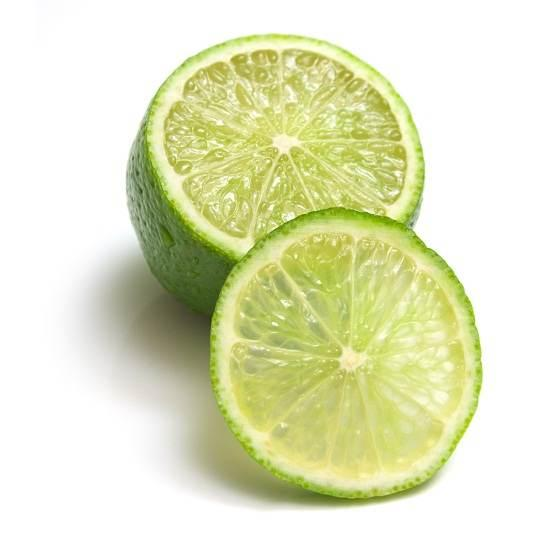
#> input picture images/limon.png, 550 x 550 px
$ python 'Finding and Drawing Contours.py'
#> lines starting #> are read from the running program, lines starting #| are printed output that depends on the picture; after the words box and inside, x2 and y2 are one past the last pixel; in counts of white or black regions, pixels touching at a corner belong together
import cv2

img = cv2.imread('images/limon.png')
#> img is the input picture: shape (550, 550, 3); mean B, G, R 194.4, 229.8, 226.4


gray_img = cv2.cvtColor(img, cv2.COLOR_BGR2GRAY)
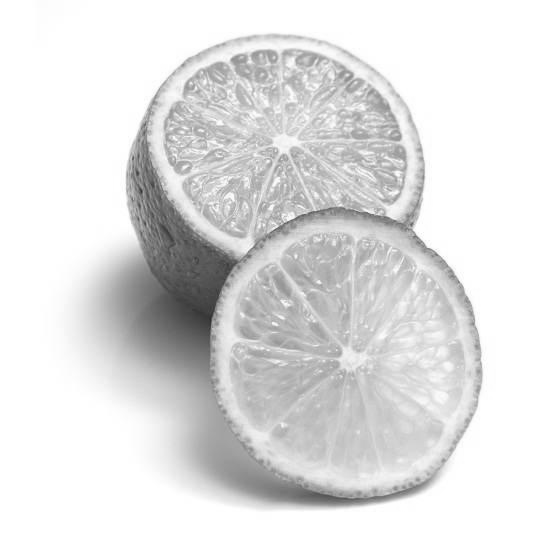
#> gray_img: shape (550, 550); min 47, max 255, mean 224.7

blurred_img = cv2.GaussianBlur(gray_img, (3, 3), 0)
ret, binary_image = cv2.threshold(blurred_img, 180, 255, cv2.THRESH_BINARY_INV)
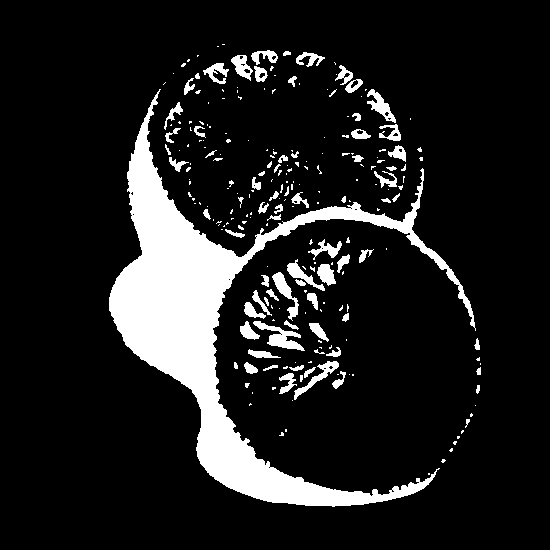
#> binary_image: shape (550, 550); 12.4% white; 239 white regions (161 under 20 px)

contours, hierarchy = cv2.findContours(binary_image, cv2.RETR_EXTERNAL, cv2.CHAIN_APPROX_SIMPLE)
#> contours = 239 contours, 180 with area under 20; largest, box (x1, y1, x2, y2) and area: (109, 89, 476, 507) 27082, (253, 321, 305, 351) 482, (272, 272, 299, 321) 348, (367, 89, 396, 123) 330, (294, 361, 339, 400) 322

print(f"تم العثور على {len(contours)} محيط.")
#| تم العثور على 239 محيط.

img_with_contours = img.copy()

cv2.drawContours(img_with_contours, contours, -1, (0, 255, 0), 3)
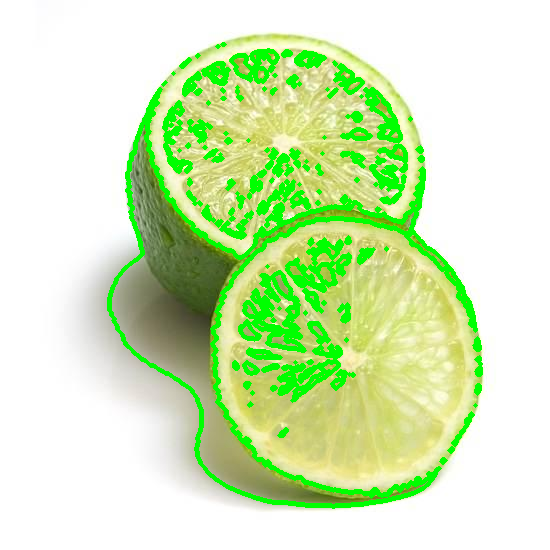
#> img_with_contours: shape (550, 550, 3); 9.64% of pixels changed, all inside (x1, y1, x2, y2) = (107, 42, 483, 509)

cv2.imshow("Original Image", img)
cv2.imshow("Binary Image (Input for Contours)", binary_image)
cv2.imshow("Image with Contours", img_with_contours)

cv2.waitKey(0)
cv2.destroyAllWindows()
